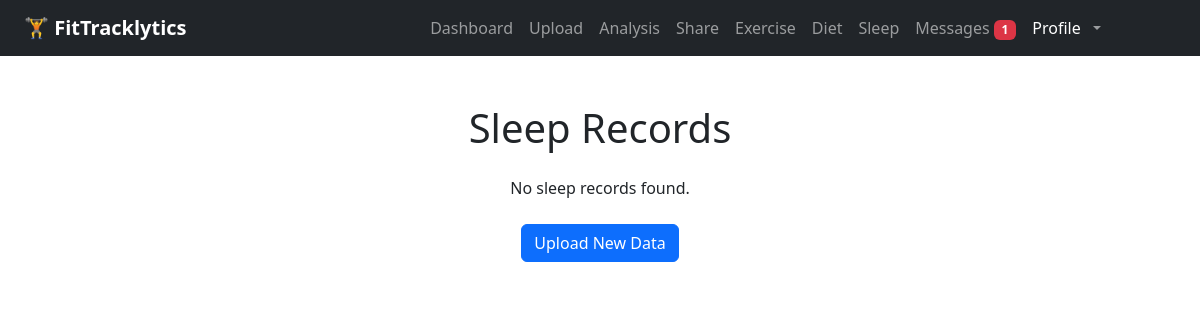
The page /records/sleep (signed in) on the database as committed earlier.
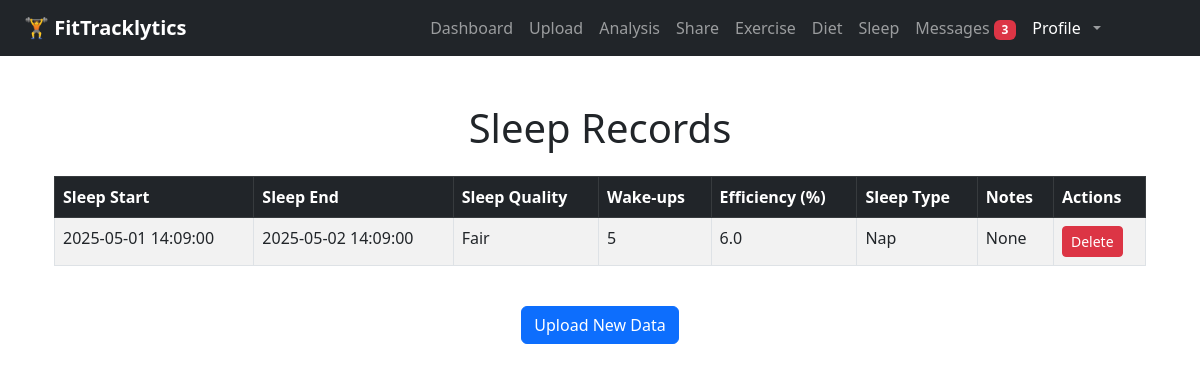
The same page on the database as committed later.
### app/models.py (models this page shows)
class SleepEntry(db.Model):
    id = db.Column(db.Integer, primary_key=True)
    user_id = db.Column(db.Integer, db.ForeignKey('user.id'))
    sleep_start = db.Column(db.DateTime)
    sleep_end = db.Column(db.DateTime)
    sleep_quality = db.Column(db.String(50))
    wake_ups = db.Column(db.Integer)
    efficiency = db.Column(db.Float)
    sleep_type = db.Column(db.String(20))
    notes = db.Column(db.Text)

### app/routes.py (the view)
@main.route("/records/sleep")
def sleep_records():
    if "user_id" not in session:
        return redirect(url_for("main.login"))
    records = SleepEntry.query.filter_by(user_id=session["user_id"]).order_by(SleepEntry.sleep_start.desc()).all()
    return render_template("sleep_records.html", records=records)

### app/__init__.py (called while the page is built)
def create_app(config_class=None):
    app = Flask(__name__)
    if config_class:
        app.config.from_object(config_class)
    else:
        app.config['SECRET_KEY'] = "super-secret-key"
        app.config['SQLALCHEMY_DATABASE_URI'] = 'sqlite:///tracker.db'
        app.config['SQLALCHEMY_TRACK_MODIFICATIONS'] = False
    db.init_app(app)
    migrate.init_app(app, db)  # Bind migrate after app is created
    print("current database config is：", app.config['SQLALCHEMY_DATABASE_URI'])
    from . import models
    @app.context_processor
    def inject_message_model():
        return dict(Message=models.Message)
    from .routes import main
    app.register_blueprint(main)
    return app

### app/templates/sleep_records.html (shortened to what this page needs)
{% extends "base.html" %}
{% block content %}
<div class="container mt-5">
    <h1 class="text-center mb-4">Sleep Records</h1>
    {% if records %}
        <div class="table-responsive">
            <table class="table table-striped table-bordered">
                <thead class="table-dark">
                    <tr>
                        <th>Sleep Start</th>
                        <th>Sleep End</th>
                        <th>Sleep Quality</th>
                        <th>Wake-ups</th>
                        <th>Efficiency (%)</th>
                        <th>Sleep Type</th>
                        <th>Notes</th>
                        <th>Actions</th>
                    </tr>
                </thead>
                <tbody>
                    {% for entry in records %}
                    <tr>
                        <td>{{ entry.sleep_start }}</td>
                        <td>{{ entry.sleep_end }}</td>
                        <td>{{ entry.sleep_quality }}</td>
                        <td>{{ entry.wake_ups }}</td>
                        <td>{{ entry.efficiency }}</td>
                        <td>{{ entry.sleep_type }}</td>
                        <td>{{ entry.notes }}</td>
                        <td>
                            <form action="{{ url_for('main.delete_sleep', entry_id=entry.id) }}" method="POST" style="display:inline;">
                                <button type="submit" class="btn btn-danger btn-sm" onclick="return confirm('Are you sure you want to delete this record?');">Delete</button>
                            </form>
                        </td>
                    </tr>
                    {% endfor %}
                </tbody>
            </table>
        </div>
    {% else %}
        <p class="text-center">No sleep records found.</p>
    {% endif %}
    <div class="text-center mt-4">
        <a href="{{ url_for('main.upload') }}" class="btn btn-primary">Upload New Data</a>
    </div>
</div>
{% endblock %}

Rows that differ between the two databases and show on the page:
added SleepEntry: sleep_start "2025-05-01 14:09:00", sleep_end "2025-05-02 14:09:00", sleep_quality "Fair", wake_ups "5", efficiency "6.0", sleep_type "Nap", notes "None"
Other text that changed with them:
{{ unread_count }}: "1" → "3"
text no longer shown: "No sleep records found."
text now shown: "Sleep Start Sleep End Sleep Quality Wake-ups Efficiency (%) Sleep Type Notes Actions"
